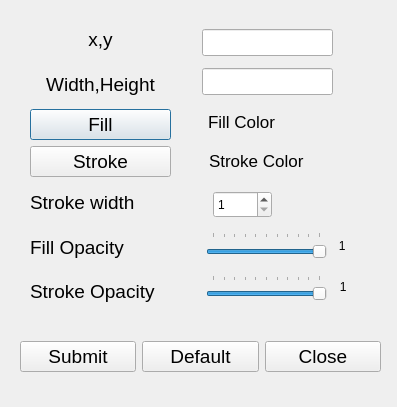
<?xml version="1.0" encoding="UTF-8"?>
<ui version="4.0">
 <class>vectorrect</class>
 <widget class="QDialog" name="vectorrect">
  <property name="geometry">
   <rect>
    <x>0</x>
    <y>0</y>
    <width>397</width>
    <height>407</height>
   </rect>
  </property>
  <property name="windowTitle">
   <string>Rectangle Components</string>
  </property>
  <widget class="QLineEdit" name="lineEdit">
   <property name="geometry">
    <rect>
     <x>202</x>
     <y>29</y>
     <width>131</width>
     <height>27</height>
    </rect>
   </property>
  </widget>
  <widget class="QLineEdit" name="lineEdit_2">
   <property name="geometry">
    <rect>
     <x>202</x>
     <y>68</y>
     <width>131</width>
     <height>27</height>
    </rect>
   </property>
  </widget>
  <widget class="QLabel" name="label_6">
   <property name="geometry">
    <rect>
     <x>208</x>
     <y>111</y>
     <width>121</width>
     <height>21</height>
    </rect>
   </property>
   <property name="font">
    <font>
     <pointsize>13</pointsize>
    </font>
   </property>
   <property name="text">
    <string>Fill Color</string>
   </property>
  </widget>
  <widget class="QLabel" name="label_7">
   <property name="geometry">
    <rect>
     <x>209</x>
     <y>150</y>
     <width>121</width>
     <height>21</height>
    </rect>
   </property>
   <property name="font">
    <font>
     <pointsize>13</pointsize>
    </font>
   </property>
   <property name="text">
    <string>Stroke Color</string>
   </property>
  </widget>
  <widget class="QSpinBox" name="spinBox">
   <property name="geometry">
    <rect>
     <x>213</x>
     <y>191</y>
     <width>59</width>
     <height>27</height>
    </rect>
   </property>
   <property name="minimum">
    <number>1</number>
   </property>
   <property name="maximum">
    <number>4</number>
   </property>
  </widget>
  <widget class="QSlider" name="horizontalSlider">
   <property name="geometry">
    <rect>
     <x>206</x>
     <y>232</y>
     <width>121</width>
     <height>31</height>
    </rect>
   </property>
   <property name="minimum">
    <number>0</number>
   </property>
   <property name="maximum">
    <number>100</number>
   </property>
   <property name="singleStep">
    <number>10</number>
   </property>
   <property name="sliderPosition">
    <number>100</number>
   </property>
   <property name="orientation">
    <enum>Qt::Horizontal</enum>
   </property>
   <property name="tickPosition">
    <enum>QSlider::TicksAbove</enum>
   </property>
  </widget>
  <widget class="QSlider" name="horizontalSlider_2">
   <property name="geometry">
    <rect>
     <x>206</x>
     <y>275</y>
     <width>121</width>
     <height>29</height>
    </rect>
   </property>
   <property name="minimum">
    <number>0</number>
   </property>
   <property name="maximum">
    <number>100</number>
   </property>
   <property name="singleStep">
    <number>10</number>
   </property>
   <property name="sliderPosition">
    <number>100</number>
   </property>
   <property name="orientation">
    <enum>Qt::Horizontal</enum>
   </property>
   <property name="tickPosition">
    <enum>QSlider::TicksAbove</enum>
   </property>
  </widget>
  <widget class="QLabel" name="label_8">
   <property name="geometry">
    <rect>
     <x>329</x>
     <y>235</y>
     <width>41</width>
     <height>21</height>
    </rect>
   </property>
   <property name="text">
    <string>   1</string>
   </property>
  </widget>
  <widget class="QLabel" name="label_9">
   <property name="geometry">
    <rect>
     <x>330</x>
     <y>276</y>
     <width>41</width>
     <height>21</height>
    </rect>
   </property>
   <property name="text">
    <string>   1</string>
   </property>
  </widget>
  <widget class="QWidget" name="">
   <property name="geometry">
    <rect>
     <x>30</x>
     <y>20</y>
     <width>141</width>
     <height>291</height>
    </rect>
   </property>
   <layout class="QVBoxLayout" name="verticalLayout">
    <item>
     <widget class="QLabel" name="label">
      <property name="font">
       <font>
        <pointsize>14</pointsize>
       </font>
      </property>
      <property name="text">
       <string>x,y</string>
      </property>
      <property name="alignment">
       <set>Qt::AlignCenter</set>
      </property>
     </widget>
    </item>
    <item>
     <widget class="QLabel" name="label_2">
      <property name="font">
       <font>
        <pointsize>14</pointsize>
       </font>
      </property>
      <property name="text">
       <string>Width,Height</string>
      </property>
      <property name="alignment">
       <set>Qt::AlignCenter</set>
      </property>
     </widget>
    </item>
    <item>
     <widget class="QPushButton" name="pushButton">
      <property name="font">
       <font>
        <pointsize>14</pointsize>
       </font>
      </property>
      <property name="text">
       <string>Fill</string>
      </property>
     </widget>
    </item>
    <item>
     <widget class="QPushButton" name="pushButton_2">
      <property name="font">
       <font>
        <pointsize>14</pointsize>
       </font>
      </property>
      <property name="text">
       <string>Stroke</string>
      </property>
     </widget>
    </item>
    <item>
     <widget class="QLabel" name="label_3">
      <property name="font">
       <font>
        <pointsize>14</pointsize>
       </font>
      </property>
      <property name="text">
       <string>Stroke width</string>
      </property>
     </widget>
    </item>
    <item>
     <widget class="QLabel" name="label_4">
      <property name="font">
       <font>
        <pointsize>14</pointsize>
       </font>
      </property>
      <property name="text">
       <string>Fill Opacity</string>
      </property>
     </widget>
    </item>
    <item>
     <widget class="QLabel" name="label_5">
      <property name="font">
       <font>
        <pointsize>14</pointsize>
       </font>
      </property>
      <property name="text">
       <string>Stroke Opacity</string>
      </property>
     </widget>
    </item>
   </layout>
  </widget>
  <widget class="QWidget" name="">
   <property name="geometry">
    <rect>
     <x>20</x>
     <y>340</y>
     <width>361</width>
     <height>34</height>
    </rect>
   </property>
   <property name="font">
    <font>
     <pointsize>14</pointsize>
    </font>
   </property>
   <layout class="QHBoxLayout" name="horizontalLayout">
    <item>
     <widget class="QPushButton" name="pushButton_3">
      <property name="font">
       <font>
        <pointsize>14</pointsize>
       </font>
      </property>
      <property name="text">
       <string>Submit</string>
      </property>
     </widget>
    </item>
    <item>
     <widget class="QPushButton" name="pushButton_4">
      <property name="font">
       <font>
        <pointsize>14</pointsize>
       </font>
      </property>
      <property name="text">
       <string>Default</string>
      </property>
     </widget>
    </item>
    <item>
     <widget class="QPushButton" name="pushButton_5">
      <property name="font">
       <font>
        <pointsize>14</pointsize>
       </font>
      </property>
      <property name="text">
       <string>Close</string>
      </property>
     </widget>
    </item>
   </layout>
  </widget>
  <zorder>label</zorder>
  <zorder>label_2</zorder>
  <zorder>pushButton</zorder>
  <zorder>label_3</zorder>
  <zorder>pushButton_2</zorder>
  <zorder>label_4</zorder>
  <zorder>label_5</zorder>
  <zorder>lineEdit</zorder>
  <zorder>lineEdit_2</zorder>
  <zorder>label_6</zorder>
  <zorder>label_7</zorder>
  <zorder>spinBox</zorder>
  <zorder>horizontalSlider</zorder>
  <zorder>horizontalSlider_2</zorder>
  <zorder>label_8</zorder>
  <zorder>label_9</zorder>
  <zorder>pushButton_3</zorder>
  <zorder>pushButton_4</zorder>
  <zorder>pushButton_5</zorder>
  <zorder>pushButton_3</zorder>
 </widget>
 <resources/>
 <connections>
  <connection>
   <sender>pushButton_5</sender>
   <signal>clicked()</signal>
   <receiver>vectorrect</receiver>
   <slot>close()</slot>
   <hints>
    <hint type="sourcelabel">
     <x>289</x>
     <y>362</y>
    </hint>
    <hint type="destinationlabel">
     <x>296</x>
     <y>381</y>
    </hint>
   </hints>
  </connection>
 </connections>
</ui>
